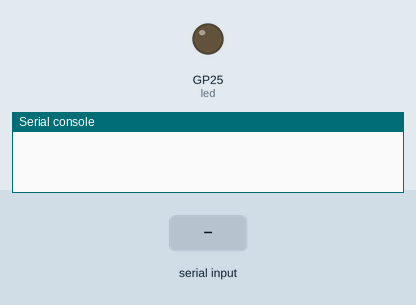
A program run on a simulated Raspberry Pi Pico running MicroPython. Parts: output pins drawn as LEDs (lit = HIGH), the last lines printed to the serial console. Inputs (shaded band) come from the test bench.

Above: at 1.2 s.
1.3 s: "on" typed at the serial console, then Enter
At 2.2 s:
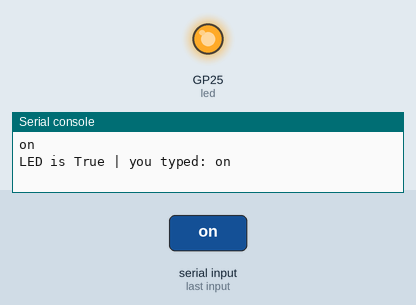
2.8 s: "off" typed at the serial console, then Enter
At 3.3 s:
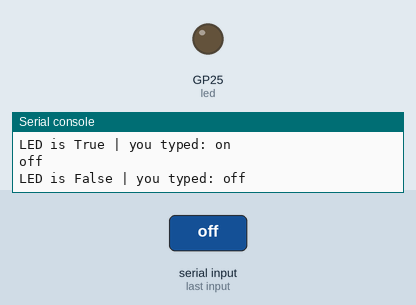
Timing chart, 0 to 5.8 s (numbered marks = the images above; inputs shaded):
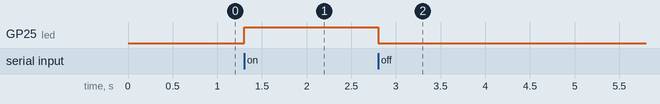

The program:

micropython.py
```python
import machine

led = machine.Pin("LED", machine.Pin.OUT)
led_state = False

while True:
    led.value(led_state)

    user_input = input().strip()

    if user_input == "on":
        led_state = True
    elif user_input == "off":
        led_state = False

    print(f"LED is {led_state} | you typed: {user_input}")
```

Measured:
- after the input at 1.3 s, GP25 (led): LOW → HIGH at once
- after the input at 2.8 s, GP25 (led): HIGH → LOW at once
